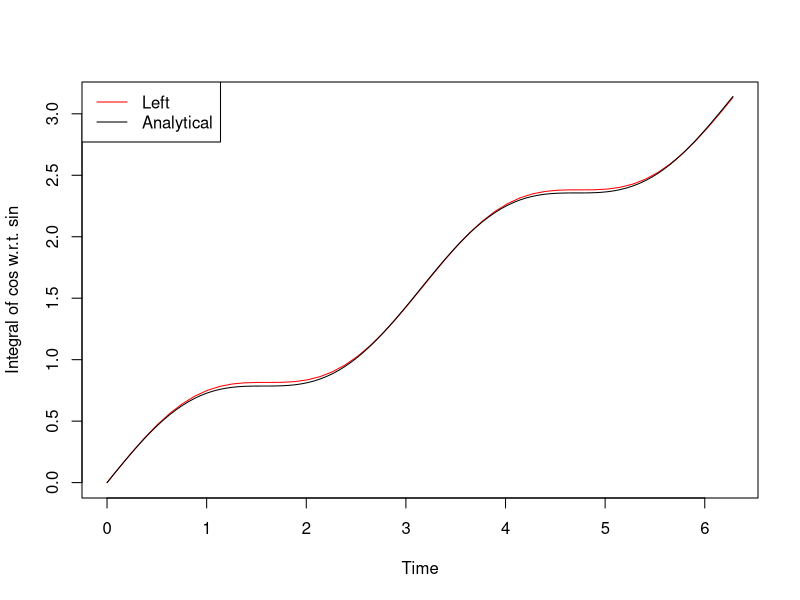
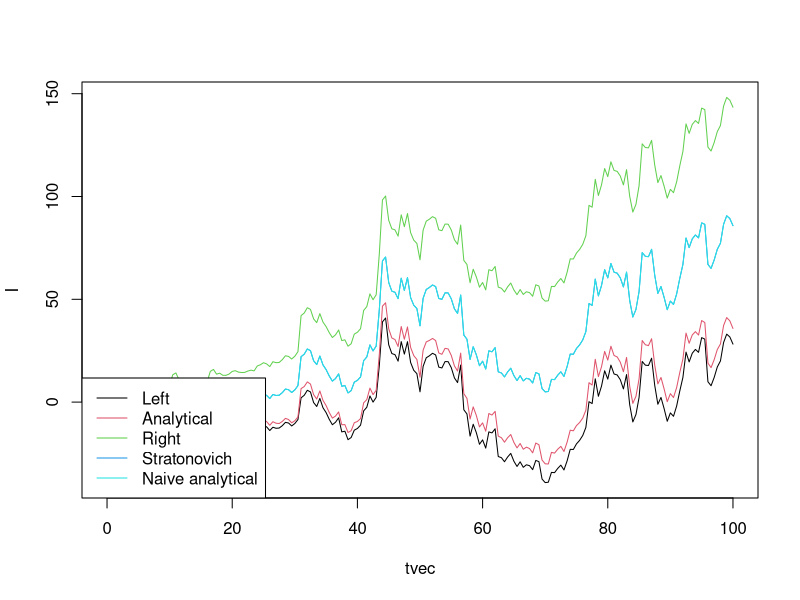
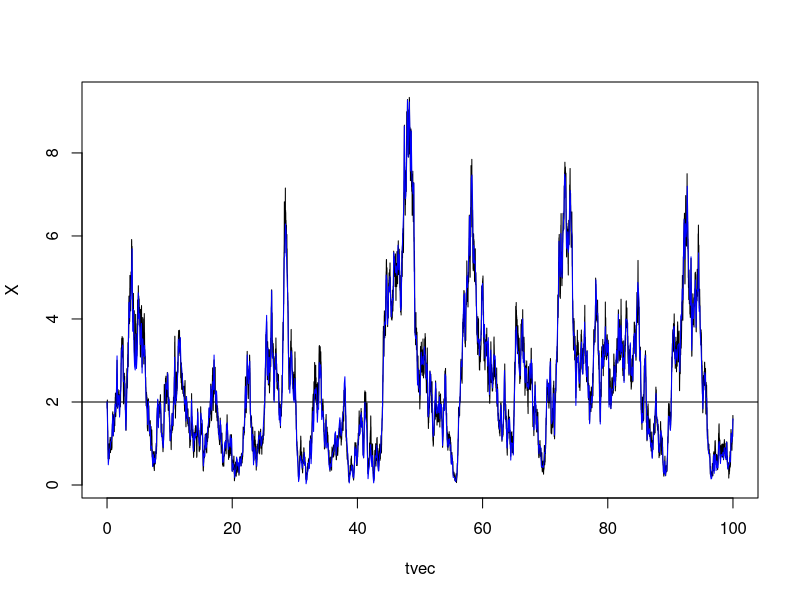
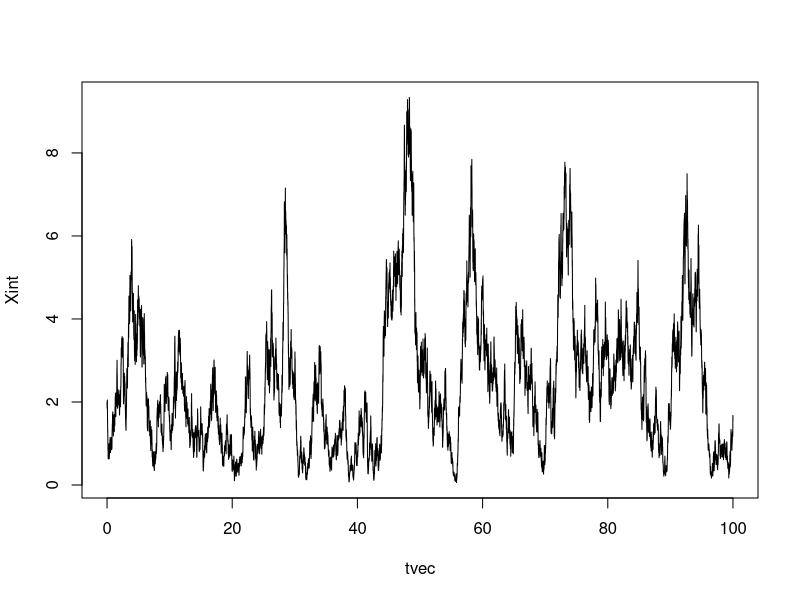

Here is the R script that generated these plots, in order:
## -----------------------------------------------------------------------------
itointegral <- function(G,B) c(0,cumsum(head(G,-1)*diff(B)))


## -----------------------------------------------------------------------------
## Time grid
tvec <- seq(0,2*pi,length=51)

## Compute integral
I <- itointegral(cos(tvec),sin(tvec))

## Plots
plot(tvec,I,type="l",col="red",
     xlab="Time",ylab="Integral of cos w.r.t. sin")
plot(function(t)t/2+sin(2*t)/4,col="black",from=0,to=2*pi,add=TRUE)

legend(x="topleft",leg=c("Left","Analytical"),
       lty="solid",col=c("red","black"))


## -----------------------------------------------------------------------------
## Time grid
tvec <- seq(0,100,0.5) ## Use a finer time step for increased accuracy

## Simulate Brownian motion
rBM <- function (times) cumsum(rnorm(length(times),sd=sqrt(diff(c(0,times)))))
Bvec <- rBM(tvec)

## Compute integral
I <- itointegral(Bvec,Bvec)

## Compute also "right hand rule"
rightintegral <- function(G,B) c(0,cumsum(tail(G,-1)*diff(B)))
Ir <- rightintegral(Bvec,Bvec)

## ... and Stratonovich approximation 
Is <- (I+Ir)/2

## Plots
plot(tvec,I,type="l",col=1,ylim=range(c(I,Ir)))
lines(tvec,0.5*(Bvec^2-tvec),type="l",col=2)
lines(tvec,Ir,type="l",col=3)
lines(tvec,Is,type="l",col=4)
lines(tvec,0.5*Bvec^2,type="l",col=5)

legend(x="bottomleft",leg=c("Left","Analytical","Right","Stratonovich","Naive analytical"),
       lty="solid",col=1:5)


## -----------------------------------------------------------------------------
## Parameters and model equations
lambda <- 0.5
xi <- 2
gamma <- 1

f <- function(x) lambda*(xi-x)
g <- function(x) gamma*sqrt(abs(x))

## Initial condition
x0 <- xi

## Time points
tvec <- seq(0,100,0.01)
dt <- diff(tvec)

## Brownian motion
B <- rBM(tvec)
dB <- diff(B)

## Setup array for solution 
X <- numeric(length(tvec))
X[1] <- x0


## -----------------------------------------------------------------------------
## Simulation using the Euler stepping 
for(i in 1:(length(tvec)-1))
    X[i+1] <- X[i] + f(X[i])*dt[i] + g(X[i])*dB[i]


## -----------------------------------------------------------------------------
## Repeat with coarser time steps
t2 <- tvec[seq(1,length(tvec),10)]
dt2 <- diff(t2)

B2 <- B[seq(1,length(B),10)]
dB2 <- diff(B2)

X2 <- numeric(length(t2))
X2[1] <- x0

for(i in 1:(length(t2)-1))
    X2[i+1] <- X2[i] + f(X2[i])*dt2[i] + g(X2[i])*dB2[i]


## -----------------------------------------------------------------------------
## Plot the sample path
plot(tvec,X,type="l")

## Add line for the expectation
abline(h=xi)

lines(t2,X2,type="l",col="blue")


## -----------------------------------------------------------------------------
## Compare with the integral version
Xint <- x0+itointegral(f(X),tvec) + itointegral(g(X),B)
plot(tvec,Xint,type="l")


## -----------------------------------------------------------------------------
print(max(abs(Xint-X)))
